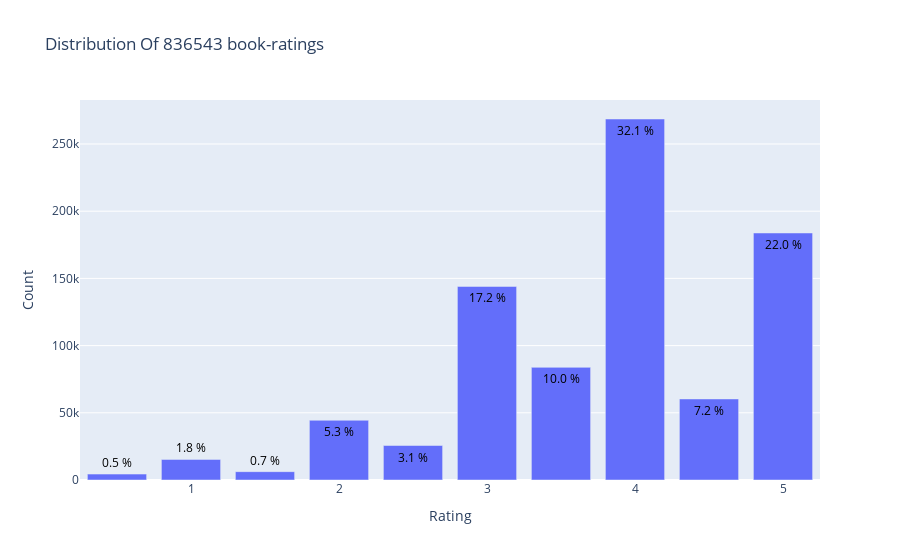

This figure's notebook cell:
### Code cell
#view the rating distribution
data = core['stars'].value_counts().sort_index(ascending=False)
trace = go.Bar(x = data.index,
               text = ['{:.1f} %'.format(val) for val in (data.values / core.shape[0] * 100)],
               textposition = 'auto',
               textfont = dict(color = '#000000'),
               y = data.values,
               )
# Create layout
layout = dict(title = 'Distribution Of {} book-ratings'.format(core.shape[0]),
              xaxis = dict(title = 'Rating'),
              yaxis = dict(title = 'Count'))
# Create plot
fig = go.Figure(data=[trace], layout=layout)
iplot(fig)

### Figure 1 — Plotly figure (JSON) as saved in the notebook; plotly's stock layout.template omitted (floating-point values rounded to 4 significant figures)
{"data": [{"text": ["22.0 %", "7.2 %", "32.1 %", "10.0 %", "17.2 %", "3.1 %", "5.3 %", "0.7 %", "1.8 %", "0.5 %"], "textfont": {"color": "#000000"}, "textposition": "auto", "type": "bar", "x": [5, 4.5, 4, 3.5, 3, 2.5, 2, 1.5, 1, 0.5], "y": [183788, 60305, 268605, 83819, 144013, 25665, 44429, 6208, 15303, 4408]}], "layout": {"title": {"text": "Distribution Of 836543 book-ratings"}, "xaxis": {"title": {"text": "Rating"}}, "yaxis": {"title": {"text": "Count"}}}}
